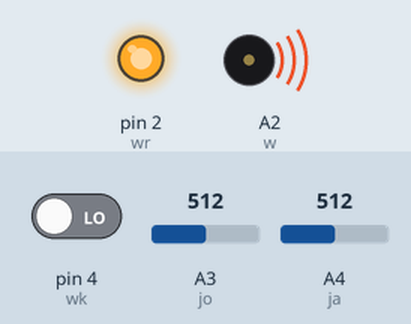
Bench run of a sketch on a simulated Arduino Nano, built with avr-gcc and run on an emulated ATmega328P. Shown: output pins drawn as LEDs (lit = HIGH), buzzer (waves = sounding). Dashed ring = blinking. The test bench sets the inputs (shaded band); at power-on: pin 4 (wk) LOW, A4 (ja) = 512, A3 (jo) = 512. No radio packets arrive unless stated; pins used as bus, display or sensor lines are not drawn.

Above: at 7.2 s.
7.3 s: pin 4 (wk) driven HIGH
At 8.3 s:
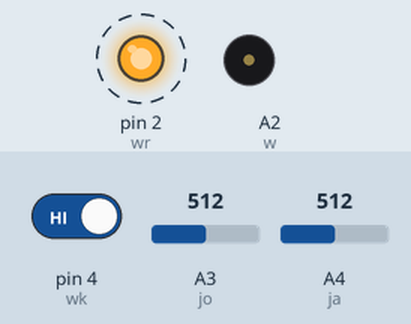
12.6 s: A4 (ja) set to 134
16.1 s: A4 (ja) set to 113
At 17.11 s:
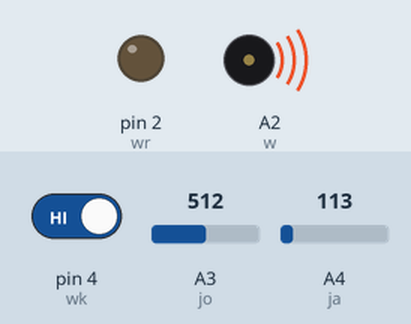
19.6 s: A4 (ja) set to 135
At 21.62 s:
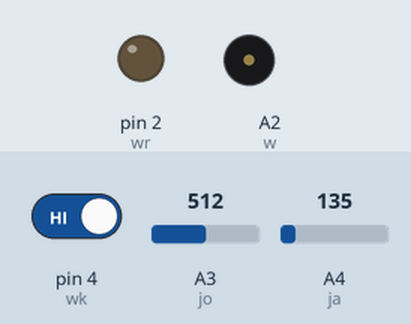
23.2 s: pin 4 (wk) driven LOW
At 23.6 s:
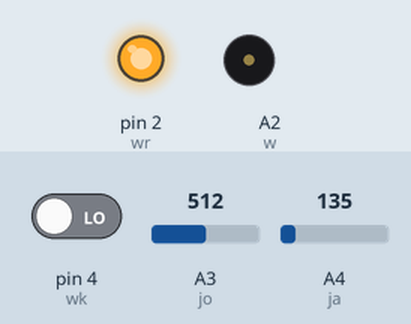
Timing chart, 0 to 27.7 s (numbered marks = the images above; inputs shaded):
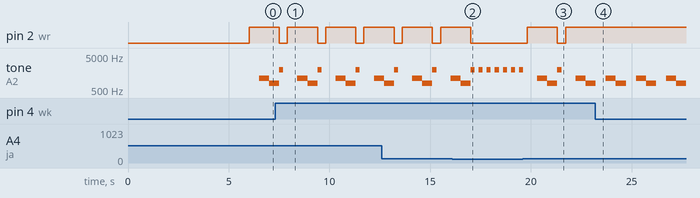

The sketch:

signal10.ino
```cpp
/*
	ïðèåìíèê âòîðîé âåðñèè (ïîíèìàþùèé îáå âåðñèè ïåðåäàò÷èêîâ)
	äëÿ ñèãíàëêè íà ðàáîòå
	Author:     Andrew Mamohin
*/


#include <SPI.h>
#include <nRF24L01.h>
#include <RF24.h>
// 9 è 10 - ýòî íîìåðà ïèíîâ CE è CSN ìîäóëÿ nRF24L01+
RF24 radio(9, 10);
// ìàññèâ, äëÿ ïîëó÷åíèÿ äàííûõ
int data[2] = {};
const byte w = A2; // ïèí ïèùàëêè
const byte jo = A3; // ïèí JDY-40 OK
const byte ja = A4; // ïèí JDY-40 ALARM
const byte wk = 4; // ïèí êíîïêè
const byte wr = 2; // ïèí êðàñíîãî äèîäà
unsigned long ti0 = 0; // ñòîðîæåâîå âðåìÿ
unsigned long ti = 0; // âðåìÿ ñ çàïóñêà
int sleep = 33000; // òàéìàóò ñíà

void setup() {
	delay(4000);
	pinMode(w, OUTPUT);
	pinMode(wk, INPUT);
	pinMode(wr, OUTPUT);
	pinMode(jo, INPUT);
	pinMode(ja, INPUT);
	digitalWrite(w, LOW);
	digitalWrite(wr, LOW);

	SPI.begin();
	SPI.setDataMode(SPI_MODE0);
	SPI.setBitOrder(MSBFIRST);
	radio.begin();
	delay(1000);
	radio.setChannel(64);
	radio.setDataRate(RF24_250KBPS);
	// radio.setCRCLength(RF24_CRC_8);
	radio.setPALevel(RF24_PA_MAX);
	radio.setAutoAck(false);
	delay(1000);
	radio.powerUp();
	radio.openReadingPipe(1, 0x1234567890LL);
	delay(2);
	radio.startListening();
	delay(2);
}

void loop() {
	ti = millis();

	if (radio.available()) {
		ti0 = ti + sleep;
		radio.read(&data, sizeof(data));
		if (data[0] == 66) {
			digitalWrite(wr, HIGH);
			pipa();
		}
		if (data[0] == 67) {
			digitalWrite(wr, HIGH);
			pipa();
		}
	}

	if (analogRead(jo) > 125) { ti0 = ti + sleep; }

	if (analogRead(ja) > 125) {
		ti0 = ti + sleep;
		digitalWrite(wr, HIGH);
		pipa();
	}

	if (ti0 < ti) { pipi(); }

	if (digitalRead(wk)) {
		digitalWrite(wr, LOW);
		pipu();
	}

}

void pipi() {
	tone(w, 3500);
	delay(200);
	noTone(w);
	delay(3000);
}

void pipu() {
	tone(w, 2000);
	delay(200);
	noTone(w);
	delay(200);
}

void pipa() {
	delay(500);
	tone(w, 1100);
	delay(500);
	tone(w, 800);
	delay(500);
	noTone(w);
}
```

Measured:
- the behaviour switches between 126 and 125 on A4 (ja) (found by bisection; images 1 and 2)
- after the input at 7.3 s, pin 2 (wr): alternates HIGH for 1.5 s and LOW for 0.40 s, starting after 0.21 s
- after the input at 16.1 s, pin 2 (wr): goes on until 17.0 s, then stays LOW
- after the input at 19.6 s, pin 2 (wr): LOW → HIGH after 0.22 s, → LOW 1.5 s later, → HIGH 0.40 s later
- after the input at 23.2 s, pin 2 (wr): stops changing and stays HIGH
- by itself, tone on A2 (w): repeats every 1.9 s: silent 0.70 s, 1100 Hz 0.50 s, 800 Hz 0.50 s, 2000 Hz 0.20 s
